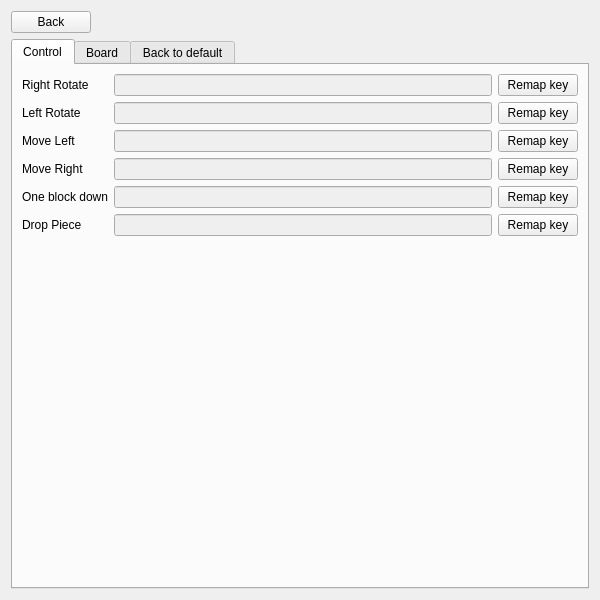
<?xml version="1.0" encoding="UTF-8"?>
<ui version="4.0">
 <class>Form</class>
 <widget class="QWidget" name="Form">
  <property name="geometry">
   <rect>
    <x>0</x>
    <y>0</y>
    <width>600</width>
    <height>600</height>
   </rect>
  </property>
  <property name="windowTitle">
   <string>Form</string>
  </property>
  <layout class="QGridLayout" name="gridLayout">
   <item row="0" column="0" alignment="Qt::AlignLeft">
    <widget class="QPushButton" name="backButton">
     <property name="text">
      <string>Back</string>
     </property>
    </widget>
   </item>
   <item row="1" column="0">
    <widget class="QTabWidget" name="tabWidget">
     <property name="currentIndex">
      <number>0</number>
     </property>
     <widget class="QWidget" name="control">
      <property name="accessibleName">
       <string/>
      </property>
      <attribute name="title">
       <string>Control</string>
      </attribute>
      <layout class="QGridLayout" name="gridLayout_3">
       <item row="4" column="3">
        <widget class="QPushButton" name="moveRightPushButton">
         <property name="text">
          <string>Remap key</string>
         </property>
         <attribute name="buttonGroup">
          <string notr="true">controlSettingsButtonGroup</string>
         </attribute>
        </widget>
       </item>
       <item row="5" column="1">
        <widget class="QLineEdit" name="oneBlockDownLineEdit">
         <property name="enabled">
          <bool>false</bool>
         </property>
         <property name="palette">
          <palette>
           <active>
            <colorrole role="WindowText">
             <brush brushstyle="SolidPattern">
              <color alpha="255">
               <red>0</red>
               <green>0</green>
               <blue>0</blue>
              </color>
             </brush>
            </colorrole>
            <colorrole role="Dark">
             <brush brushstyle="SolidPattern">
              <color alpha="255">
               <red>0</red>
               <green>0</green>
               <blue>0</blue>
              </color>
             </brush>
            </colorrole>
            <colorrole role="Text">
             <brush brushstyle="SolidPattern">
              <color alpha="255">
               <red>0</red>
               <green>0</green>
               <blue>0</blue>
              </color>
             </brush>
            </colorrole>
            <colorrole role="ButtonText">
             <brush brushstyle="SolidPattern">
              <color alpha="255">
               <red>0</red>
               <green>0</green>
               <blue>0</blue>
              </color>
             </brush>
            </colorrole>
           </active>
           <inactive>
            <colorrole role="WindowText">
             <brush brushstyle="SolidPattern">
              <color alpha="255">
               <red>0</red>
               <green>0</green>
               <blue>0</blue>
              </color>
             </brush>
            </colorrole>
            <colorrole role="Dark">
             <brush brushstyle="SolidPattern">
              <color alpha="255">
               <red>0</red>
               <green>0</green>
               <blue>0</blue>
              </color>
             </brush>
            </colorrole>
            <colorrole role="Text">
             <brush brushstyle="SolidPattern">
              <color alpha="255">
               <red>0</red>
               <green>0</green>
               <blue>0</blue>
              </color>
             </brush>
            </colorrole>
            <colorrole role="ButtonText">
             <brush brushstyle="SolidPattern">
              <color alpha="255">
               <red>0</red>
               <green>0</green>
               <blue>0</blue>
              </color>
             </brush>
            </colorrole>
           </inactive>
           <disabled>
            <colorrole role="WindowText">
             <brush brushstyle="SolidPattern">
              <color alpha="255">
               <red>0</red>
               <green>0</green>
               <blue>0</blue>
              </color>
             </brush>
            </colorrole>
            <colorrole role="Dark">
             <brush brushstyle="SolidPattern">
              <color alpha="255">
               <red>0</red>
               <green>0</green>
               <blue>0</blue>
              </color>
             </brush>
            </colorrole>
            <colorrole role="Text">
             <brush brushstyle="SolidPattern">
              <color alpha="255">
               <red>0</red>
               <green>0</green>
               <blue>0</blue>
              </color>
             </brush>
            </colorrole>
            <colorrole role="ButtonText">
             <brush brushstyle="SolidPattern">
              <color alpha="255">
               <red>0</red>
               <green>0</green>
               <blue>0</blue>
              </color>
             </brush>
            </colorrole>
           </disabled>
          </palette>
         </property>
        </widget>
       </item>
       <item row="5" column="0">
        <widget class="QLabel" name="oneBlockDownLabel">
         <property name="text">
          <string>One block down</string>
         </property>
        </widget>
       </item>
       <item row="5" column="3">
        <widget class="QPushButton" name="oneBlockDownPushButton">
         <property name="text">
          <string>Remap key</string>
         </property>
         <attribute name="buttonGroup">
          <string notr="true">controlSettingsButtonGroup</string>
         </attribute>
        </widget>
       </item>
       <item row="6" column="1">
        <widget class="QLineEdit" name="oneBlockDownLineEdit_2">
         <property name="enabled">
          <bool>false</bool>
         </property>
         <property name="palette">
          <palette>
           <active>
            <colorrole role="WindowText">
             <brush brushstyle="SolidPattern">
              <color alpha="255">
               <red>0</red>
               <green>0</green>
               <blue>0</blue>
              </color>
             </brush>
            </colorrole>
            <colorrole role="Dark">
             <brush brushstyle="SolidPattern">
              <color alpha="255">
               <red>0</red>
               <green>0</green>
               <blue>0</blue>
              </color>
             </brush>
            </colorrole>
            <colorrole role="Text">
             <brush brushstyle="SolidPattern">
              <color alpha="255">
               <red>0</red>
               <green>0</green>
               <blue>0</blue>
              </color>
             </brush>
            </colorrole>
            <colorrole role="ButtonText">
             <brush brushstyle="SolidPattern">
              <color alpha="255">
               <red>0</red>
               <green>0</green>
               <blue>0</blue>
              </color>
             </brush>
            </colorrole>
           </active>
           <inactive>
            <colorrole role="WindowText">
             <brush brushstyle="SolidPattern">
              <color alpha="255">
               <red>0</red>
               <green>0</green>
               <blue>0</blue>
              </color>
             </brush>
            </colorrole>
            <colorrole role="Dark">
             <brush brushstyle="SolidPattern">
              <color alpha="255">
               <red>0</red>
               <green>0</green>
               <blue>0</blue>
              </color>
             </brush>
            </colorrole>
            <colorrole role="Text">
             <brush brushstyle="SolidPattern">
              <color alpha="255">
               <red>0</red>
               <green>0</green>
               <blue>0</blue>
              </color>
             </brush>
            </colorrole>
            <colorrole role="ButtonText">
             <brush brushstyle="SolidPattern">
              <color alpha="255">
               <red>0</red>
               <green>0</green>
               <blue>0</blue>
              </color>
             </brush>
            </colorrole>
           </inactive>
           <disabled>
            <colorrole role="WindowText">
             <brush brushstyle="SolidPattern">
              <color alpha="255">
               <red>0</red>
               <green>0</green>
               <blue>0</blue>
              </color>
             </brush>
            </colorrole>
            <colorrole role="Dark">
             <brush brushstyle="SolidPattern">
              <color alpha="255">
               <red>0</red>
               <green>0</green>
               <blue>0</blue>
              </color>
             </brush>
            </colorrole>
            <colorrole role="Text">
             <brush brushstyle="SolidPattern">
              <color alpha="255">
               <red>0</red>
               <green>0</green>
               <blue>0</blue>
              </color>
             </brush>
            </colorrole>
            <colorrole role="ButtonText">
             <brush brushstyle="SolidPattern">
              <color alpha="255">
               <red>0</red>
               <green>0</green>
               <blue>0</blue>
              </color>
             </brush>
            </colorrole>
           </disabled>
          </palette>
         </property>
        </widget>
       </item>
       <item row="1" column="3">
        <widget class="QPushButton" name="leftRotatePushButton">
         <property name="text">
          <string>Remap key</string>
         </property>
         <attribute name="buttonGroup">
          <string notr="true">controlSettingsButtonGroup</string>
         </attribute>
        </widget>
       </item>
       <item row="3" column="0">
        <widget class="QLabel" name="moveLeftLabel">
         <property name="text">
          <string>Move Left</string>
         </property>
        </widget>
       </item>
       <item row="4" column="1">
        <widget class="QLineEdit" name="moveRightLineEdit">
         <property name="enabled">
          <bool>false</bool>
         </property>
         <property name="palette">
          <palette>
           <active>
            <colorrole role="WindowText">
             <brush brushstyle="SolidPattern">
              <color alpha="255">
               <red>0</red>
               <green>0</green>
               <blue>0</blue>
              </color>
             </brush>
            </colorrole>
            <colorrole role="Dark">
             <brush brushstyle="SolidPattern">
              <color alpha="255">
               <red>0</red>
               <green>0</green>
               <blue>0</blue>
              </color>
             </brush>
            </colorrole>
            <colorrole role="Text">
             <brush brushstyle="SolidPattern">
              <color alpha="255">
               <red>0</red>
               <green>0</green>
               <blue>0</blue>
              </color>
             </brush>
            </colorrole>
            <colorrole role="ButtonText">
             <brush brushstyle="SolidPattern">
              <color alpha="255">
               <red>0</red>
               <green>0</green>
               <blue>0</blue>
              </color>
             </brush>
            </colorrole>
           </active>
           <inactive>
            <colorrole role="WindowText">
             <brush brushstyle="SolidPattern">
              <color alpha="255">
               <red>0</red>
               <green>0</green>
               <blue>0</blue>
              </color>
             </brush>
            </colorrole>
            <colorrole role="Dark">
             <brush brushstyle="SolidPattern">
              <color alpha="255">
               <red>0</red>
               <green>0</green>
               <blue>0</blue>
              </color>
             </brush>
            </colorrole>
            <colorrole role="Text">
             <brush brushstyle="SolidPattern">
              <color alpha="255">
               <red>0</red>
               <green>0</green>
               <blue>0</blue>
              </color>
             </brush>
            </colorrole>
            <colorrole role="ButtonText">
             <brush brushstyle="SolidPattern">
              <color alpha="255">
               <red>0</red>
               <green>0</green>
               <blue>0</blue>
              </color>
             </brush>
            </colorrole>
           </inactive>
           <disabled>
            <colorrole role="WindowText">
             <brush brushstyle="SolidPattern">
              <color alpha="255">
               <red>0</red>
               <green>0</green>
               <blue>0</blue>
              </color>
             </brush>
            </colorrole>
            <colorrole role="Dark">
             <brush brushstyle="SolidPattern">
              <color alpha="255">
               <red>0</red>
               <green>0</green>
               <blue>0</blue>
              </color>
             </brush>
            </colorrole>
            <colorrole role="Text">
             <brush brushstyle="SolidPattern">
              <color alpha="255">
               <red>0</red>
               <green>0</green>
               <blue>0</blue>
              </color>
             </brush>
            </colorrole>
            <colorrole role="ButtonText">
             <brush brushstyle="SolidPattern">
              <color alpha="255">
               <red>0</red>
               <green>0</green>
               <blue>0</blue>
              </color>
             </brush>
            </colorrole>
           </disabled>
          </palette>
         </property>
        </widget>
       </item>
       <item row="1" column="1">
        <widget class="QLineEdit" name="leftRotateLineEdit">
         <property name="enabled">
          <bool>false</bool>
         </property>
         <property name="palette">
          <palette>
           <active>
            <colorrole role="WindowText">
             <brush brushstyle="SolidPattern">
              <color alpha="255">
               <red>0</red>
               <green>0</green>
               <blue>0</blue>
              </color>
             </brush>
            </colorrole>
            <colorrole role="Dark">
             <brush brushstyle="SolidPattern">
              <color alpha="255">
               <red>0</red>
               <green>0</green>
               <blue>0</blue>
              </color>
             </brush>
            </colorrole>
            <colorrole role="Text">
             <brush brushstyle="SolidPattern">
              <color alpha="255">
               <red>0</red>
               <green>0</green>
               <blue>0</blue>
              </color>
             </brush>
            </colorrole>
            <colorrole role="ButtonText">
             <brush brushstyle="SolidPattern">
              <color alpha="255">
               <red>0</red>
               <green>0</green>
               <blue>0</blue>
              </color>
             </brush>
            </colorrole>
           </active>
           <inactive>
            <colorrole role="WindowText">
             <brush brushstyle="SolidPattern">
              <color alpha="255">
               <red>0</red>
               <green>0</green>
               <blue>0</blue>
              </color>
             </brush>
            </colorrole>
            <colorrole role="Dark">
             <brush brushstyle="SolidPattern">
              <color alpha="255">
               <red>0</red>
               <green>0</green>
               <blue>0</blue>
              </color>
             </brush>
            </colorrole>
            <colorrole role="Text">
             <brush brushstyle="SolidPattern">
              <color alpha="255">
               <red>0</red>
               <green>0</green>
               <blue>0</blue>
              </color>
             </brush>
            </colorrole>
            <colorrole role="ButtonText">
             <brush brushstyle="SolidPattern">
              <color alpha="255">
               <red>0</red>
               <green>0</green>
               <blue>0</blue>
              </color>
             </brush>
            </colorrole>
           </inactive>
           <disabled>
            <colorrole role="WindowText">
             <brush brushstyle="SolidPattern">
              <color alpha="255">
               <red>0</red>
               <green>0</green>
               <blue>0</blue>
              </color>
             </brush>
            </colorrole>
            <colorrole role="Dark">
             <brush brushstyle="SolidPattern">
              <color alpha="255">
               <red>0</red>
               <green>0</green>
               <blue>0</blue>
              </color>
             </brush>
            </colorrole>
            <colorrole role="Text">
             <brush brushstyle="SolidPattern">
              <color alpha="255">
               <red>0</red>
               <green>0</green>
               <blue>0</blue>
              </color>
             </brush>
            </colorrole>
            <colorrole role="ButtonText">
             <brush brushstyle="SolidPattern">
              <color alpha="255">
               <red>0</red>
               <green>0</green>
               <blue>0</blue>
              </color>
             </brush>
            </colorrole>
           </disabled>
          </palette>
         </property>
        </widget>
       </item>
       <item row="6" column="3">
        <widget class="QPushButton" name="oneBlockDownPushButton_2">
         <property name="text">
          <string>Remap key</string>
         </property>
         <attribute name="buttonGroup">
          <string notr="true">controlSettingsButtonGroup</string>
         </attribute>
        </widget>
       </item>
       <item row="0" column="1">
        <widget class="QLineEdit" name="rightRotateLineEdit">
         <property name="enabled">
          <bool>false</bool>
         </property>
         <property name="palette">
          <palette>
           <active>
            <colorrole role="WindowText">
             <brush brushstyle="SolidPattern">
              <color alpha="255">
               <red>0</red>
               <green>0</green>
               <blue>0</blue>
              </color>
             </brush>
            </colorrole>
            <colorrole role="Dark">
             <brush brushstyle="SolidPattern">
              <color alpha="255">
               <red>0</red>
               <green>0</green>
               <blue>0</blue>
              </color>
             </brush>
            </colorrole>
            <colorrole role="Text">
             <brush brushstyle="SolidPattern">
              <color alpha="255">
               <red>0</red>
               <green>0</green>
               <blue>0</blue>
              </color>
             </brush>
            </colorrole>
            <colorrole role="ButtonText">
             <brush brushstyle="SolidPattern">
              <color alpha="255">
               <red>0</red>
               <green>0</green>
               <blue>0</blue>
              </color>
             </brush>
            </colorrole>
           </active>
           <inactive>
            <colorrole role="WindowText">
             <brush brushstyle="SolidPattern">
              <color alpha="255">
               <red>0</red>
               <green>0</green>
               <blue>0</blue>
              </color>
             </brush>
            </colorrole>
            <colorrole role="Dark">
             <brush brushstyle="SolidPattern">
              <color alpha="255">
               <red>0</red>
               <green>0</green>
               <blue>0</blue>
              </color>
             </brush>
            </colorrole>
            <colorrole role="Text">
             <brush brushstyle="SolidPattern">
              <color alpha="255">
               <red>0</red>
               <green>0</green>
               <blue>0</blue>
              </color>
             </brush>
            </colorrole>
            <colorrole role="ButtonText">
             <brush brushstyle="SolidPattern">
              <color alpha="255">
               <red>0</red>
               <green>0</green>
               <blue>0</blue>
              </color>
             </brush>
            </colorrole>
           </inactive>
           <disabled>
            <colorrole role="WindowText">
             <brush brushstyle="SolidPattern">
              <color alpha="255">
               <red>0</red>
               <green>0</green>
               <blue>0</blue>
              </color>
             </brush>
            </colorrole>
            <colorrole role="Dark">
             <brush brushstyle="SolidPattern">
              <color alpha="255">
               <red>0</red>
               <green>0</green>
               <blue>0</blue>
              </color>
             </brush>
            </colorrole>
            <colorrole role="Text">
             <brush brushstyle="SolidPattern">
              <color alpha="255">
               <red>0</red>
               <green>0</green>
               <blue>0</blue>
              </color>
             </brush>
            </colorrole>
            <colorrole role="ButtonText">
             <brush brushstyle="SolidPattern">
              <color alpha="255">
               <red>0</red>
               <green>0</green>
               <blue>0</blue>
              </color>
             </brush>
            </colorrole>
           </disabled>
          </palette>
         </property>
        </widget>
       </item>
       <item row="6" column="0">
        <widget class="QLabel" name="dropPieceLabel">
         <property name="text">
          <string>Drop Piece</string>
         </property>
        </widget>
       </item>
       <item row="4" column="0">
        <widget class="QLabel" name="moveRightLabel">
         <property name="text">
          <string>Move Right</string>
         </property>
        </widget>
       </item>
       <item row="0" column="3">
        <widget class="QPushButton" name="rightRotatePushButton">
         <property name="text">
          <string>Remap key</string>
         </property>
         <attribute name="buttonGroup">
          <string notr="true">controlSettingsButtonGroup</string>
         </attribute>
        </widget>
       </item>
       <item row="3" column="1">
        <widget class="QLineEdit" name="moveLeftLineEdit">
         <property name="enabled">
          <bool>false</bool>
         </property>
         <property name="palette">
          <palette>
           <active>
            <colorrole role="WindowText">
             <brush brushstyle="SolidPattern">
              <color alpha="255">
               <red>0</red>
               <green>0</green>
               <blue>0</blue>
              </color>
             </brush>
            </colorrole>
            <colorrole role="Dark">
             <brush brushstyle="SolidPattern">
              <color alpha="255">
               <red>0</red>
               <green>0</green>
               <blue>0</blue>
              </color>
             </brush>
            </colorrole>
            <colorrole role="Text">
             <brush brushstyle="SolidPattern">
              <color alpha="255">
               <red>0</red>
               <green>0</green>
               <blue>0</blue>
              </color>
             </brush>
            </colorrole>
            <colorrole role="ButtonText">
             <brush brushstyle="SolidPattern">
              <color alpha="255">
               <red>0</red>
               <green>0</green>
               <blue>0</blue>
              </color>
             </brush>
            </colorrole>
           </active>
           <inactive>
            <colorrole role="WindowText">
             <brush brushstyle="SolidPattern">
              <color alpha="255">
               <red>0</red>
               <green>0</green>
               <blue>0</blue>
              </color>
             </brush>
            </colorrole>
            <colorrole role="Dark">
             <brush brushstyle="SolidPattern">
              <color alpha="255">
               <red>0</red>
               <green>0</green>
               <blue>0</blue>
              </color>
             </brush>
            </colorrole>
            <colorrole role="Text">
             <brush brushstyle="SolidPattern">
              <color alpha="255">
               <red>0</red>
               <green>0</green>
               <blue>0</blue>
              </color>
             </brush>
            </colorrole>
            <colorrole role="ButtonText">
             <brush brushstyle="SolidPattern">
              <color alpha="255">
               <red>0</red>
               <green>0</green>
               <blue>0</blue>
              </color>
             </brush>
            </colorrole>
           </inactive>
           <disabled>
            <colorrole role="WindowText">
             <brush brushstyle="SolidPattern">
              <color alpha="255">
               <red>0</red>
               <green>0</green>
               <blue>0</blue>
              </color>
             </brush>
            </colorrole>
            <colorrole role="Dark">
             <brush brushstyle="SolidPattern">
              <color alpha="255">
               <red>0</red>
               <green>0</green>
               <blue>0</blue>
              </color>
             </brush>
            </colorrole>
            <colorrole role="Text">
             <brush brushstyle="SolidPattern">
              <color alpha="255">
               <red>0</red>
               <green>0</green>
               <blue>0</blue>
              </color>
             </brush>
            </colorrole>
            <colorrole role="ButtonText">
             <brush brushstyle="SolidPattern">
              <color alpha="255">
               <red>0</red>
               <green>0</green>
               <blue>0</blue>
              </color>
             </brush>
            </colorrole>
           </disabled>
          </palette>
         </property>
        </widget>
       </item>
       <item row="1" column="0">
        <widget class="QLabel" name="leftRotateLabel">
         <property name="text">
          <string>Left Rotate</string>
         </property>
        </widget>
       </item>
       <item row="3" column="3">
        <widget class="QPushButton" name="moveLeftPushButton">
         <property name="text">
          <string>Remap key</string>
         </property>
         <attribute name="buttonGroup">
          <string notr="true">controlSettingsButtonGroup</string>
         </attribute>
        </widget>
       </item>
       <item row="0" column="0">
        <widget class="QLabel" name="rightRotateLabel">
         <property name="text">
          <string>Right Rotate</string>
         </property>
        </widget>
       </item>
       <item row="7" column="1">
        <spacer name="verticalSpacer">
         <property name="orientation">
          <enum>Qt::Vertical</enum>
         </property>
         <property name="sizeHint" stdset="0">
          <size>
           <width>20</width>
           <height>40</height>
          </size>
         </property>
        </spacer>
       </item>
      </layout>
     </widget>
     <widget class="QWidget" name="board">
      <attribute name="title">
       <string>Board</string>
      </attribute>
      <layout class="QGridLayout" name="gridLayout_4">
       <item row="0" column="2">
        <widget class="QPushButton" name="widthPushButton">
         <property name="text">
          <string>Set width</string>
         </property>
         <attribute name="buttonGroup">
          <string notr="true">boardSettingsButtonGroup</string>
         </attribute>
        </widget>
       </item>
       <item row="1" column="1">
        <widget class="QLineEdit" name="heightLineEdit"/>
       </item>
       <item row="1" column="0">
        <widget class="QLabel" name="heightLabel">
         <property name="text">
          <string>Heidth</string>
         </property>
        </widget>
       </item>
       <item row="0" column="1">
        <widget class="QLineEdit" name="widthLineEdit"/>
       </item>
       <item row="0" column="0">
        <widget class="QLabel" name="widthLabel">
         <property name="text">
          <string>Width</string>
         </property>
        </widget>
       </item>
       <item row="1" column="2">
        <widget class="QPushButton" name="heightPushButton">
         <property name="text">
          <string>Set heigth</string>
         </property>
         <attribute name="buttonGroup">
          <string notr="true">boardSettingsButtonGroup</string>
         </attribute>
        </widget>
       </item>
       <item row="2" column="1">
        <spacer name="verticalSpacer_2">
         <property name="orientation">
          <enum>Qt::Vertical</enum>
         </property>
         <property name="sizeHint" stdset="0">
          <size>
           <width>20</width>
           <height>40</height>
          </size>
         </property>
        </spacer>
       </item>
      </layout>
     </widget>
     <widget class="QWidget" name="backToDefault">
      <attribute name="title">
       <string>Back to default</string>
      </attribute>
      <layout class="QGridLayout" name="gridLayout_5">
       <item row="0" column="0">
        <widget class="QPushButton" name="backToDefaultButton">
         <property name="text">
          <string>Back to default settings</string>
         </property>
        </widget>
       </item>
       <item row="1" column="0">
        <spacer name="verticalSpacer_3">
         <property name="orientation">
          <enum>Qt::Vertical</enum>
         </property>
         <property name="sizeHint" stdset="0">
          <size>
           <width>20</width>
           <height>40</height>
          </size>
         </property>
        </spacer>
       </item>
      </layout>
     </widget>
    </widget>
   </item>
  </layout>
 </widget>
 <resources/>
 <connections/>
 <buttongroups>
  <buttongroup name="controlSettingsButtonGroup"/>
  <buttongroup name="boardSettingsButtonGroup"/>
 </buttongroups>
</ui>
